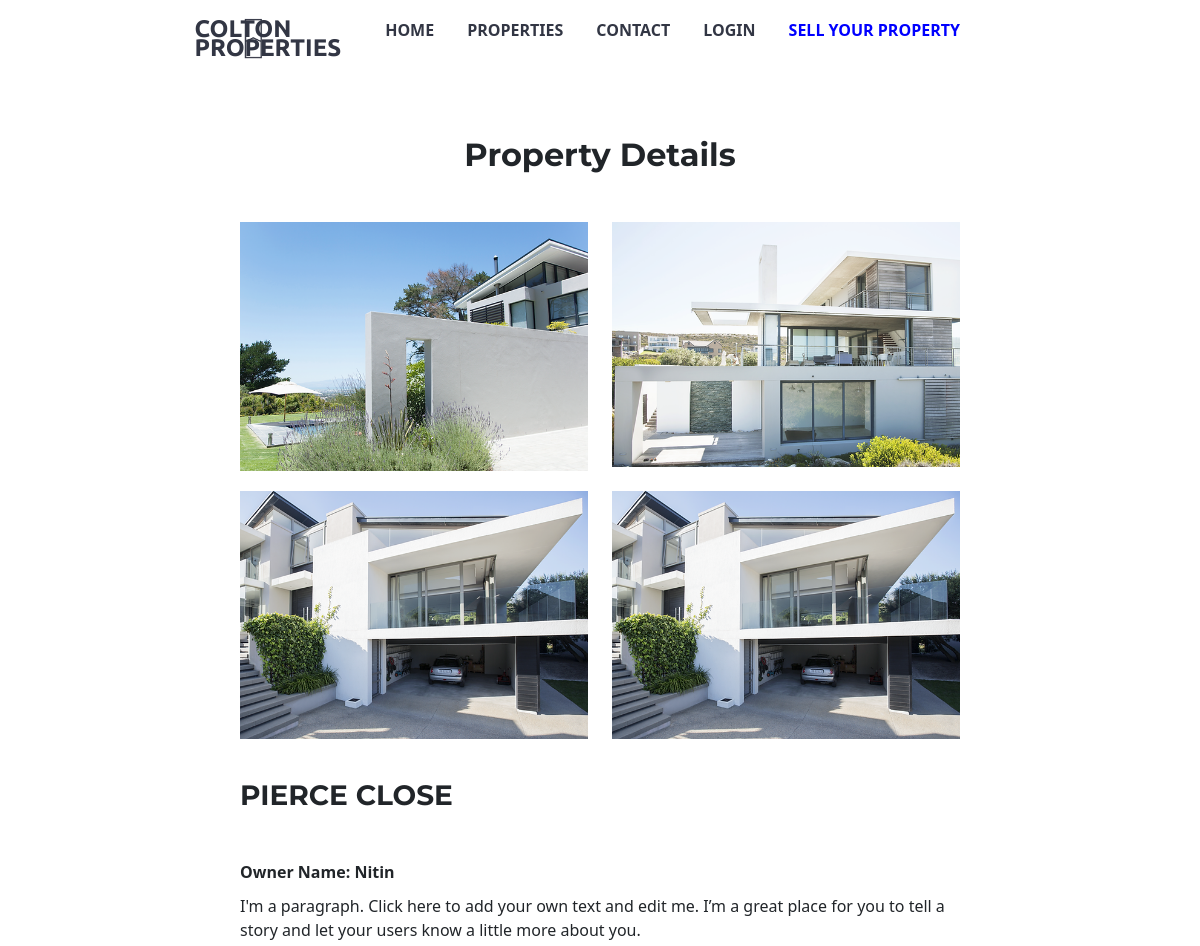
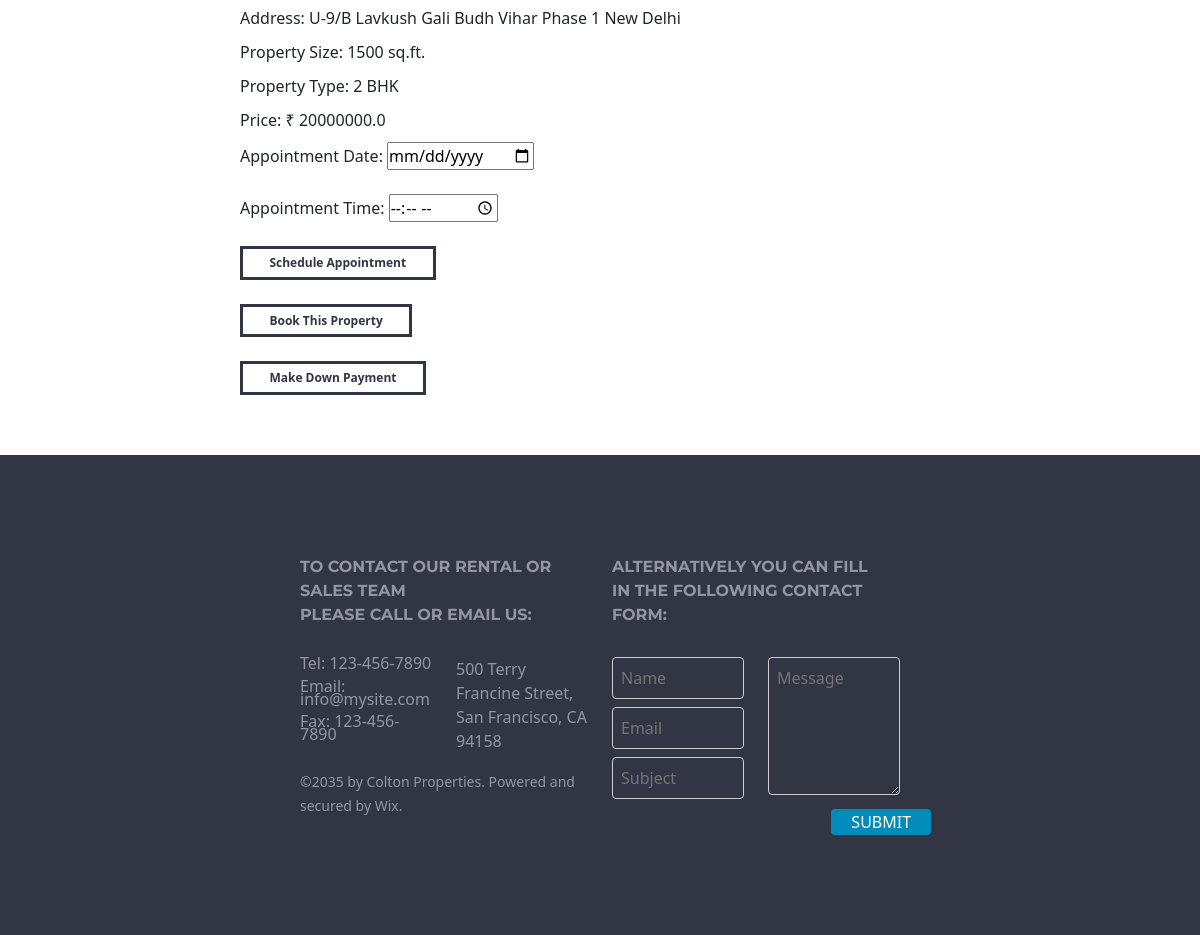
/property/5, run on the app's committed database (2 pictures, top to bottom).
### app.py (models this page shows)
class Property(db.Model):
    id = db.Column(db.Integer, primary_key=True)
    owner_name = db.Column(db.String(100), db.ForeignKey('owner.owner_name'), nullable=False)
    address = db.Column(db.String(200), nullable=False)
    property_name = db.Column(db.String(100), nullable=False)
    property_description = db.Column(db.Text, nullable=False)
    property_size = db.Column(db.String(20), nullable=False)
    property_type = db.Column(db.String(50), nullable=False)
    price = db.Column(db.Float, nullable=False)
    image1 = db.Column(db.String(200))
    image2 = db.Column(db.String(200))
    image3 = db.Column(db.String(200))
    image4 = db.Column(db.String(200))
    image5 = db.Column(db.String(200))
    image6 = db.Column(db.String(200))

### app.py (the view)
@app.route('/property/<int:id>')
def property_details(id):
    property = Property.query.get_or_404(id)
    return render_template('property_details.html', property=property, id=id, owner_name=property.owner_name)

### templates/property_details.html (shortened to what this page needs)
<!DOCTYPE html>
<html lang="en">
<head>
    <link
      rel="stylesheet"
      type="text/css"
      href="{{ url_for('static', filename='css/index_css.css') }}" />
    <link rel="stylesheet" type="text/css" href="{{ url_for('static', filename='css/index_css.css') }}" />
    <link href="https://cdn.jsdelivr.net/npm/bootstrap@5.3.0-alpha2/dist/css/bootstrap.min.css" rel="stylesheet">
    <link rel="stylesheet" href="https://use.fontawesome.com/releases/v5.15.4/css/all.css">
</head>
<body>
    <header>
        <nav class="navbar">
            <img src="{{url_for('static', filename='/images/logo.png')}}" alt="Logo" height="50rem" width="25rem" / >
            <a href="/" class="nav-brand">COLTON <br> PROPERTIES</a>
            <ul class="nav-items">
                <li><a href="/">HOME</a></li>
                <li><a href="#properties">PROPERTIES</a></li>
                <li><a href="#footer">CONTACT</a></li>
                {% if 'user_id' in session %}
                <li><a href="/logout">LOGOUT</a></li>
                {% else %}
                <li><a href="/client_login">LOGIN</a></li>
                {% endif %}
                <li><a href="/owner_login" class="sell-property"style="color: blue;">SELL YOUR PROPERTY</a></li>
            </ul>
          </nav>
    </header>
    <main>
      <section id="property-details" style="margin: 5% 20%;">
        <h2 class="text-center mb-5" style="font-weight: bolder; text-align: center;">Property Details</h2>
        <div class="row">
            <div class="col-md-6">
                <img src="/{{ property.image1 }}" alt="Property Image 1" height="254px" width="260px">
            </div>
            <div class="col-md-6">
                <img src="/{{ property.image2 }}" alt="Property Image 2" height="254px" width="260px">
            </div>
        </div>
        <div class="row">
            <div class="col-md-6">
                <img src="/{{ property.image3 }}" alt="Property Image 3" height="254px" width="260px">
            </div>
            <div class="col-md-6">
                <img src="/{{ property.image4 }}" alt="Property Image 4" height="254px" width="260px">
            </div>
        </div>
        <div class="row">
            <div class="col-md-12">
                <h3 class="mb-5" style="font-weight: bolder;">{{ property.property_name }}</h3>
                <p><b>Owner Name: {{ property.owner_name }}</b></p>
                <p>{{ property.property_description}}</p>
                <p>Address: {{ property.address }}</p>
                <p>Property Size: {{ property.property_size }}</p>
                <p>Property Type: {{ property.property_type }}</p>
                <p>Price: ₹ {{ property.price }}</p>
                <form method="POST" action="/schedule_appointment?id={{ property.id }}&owner_name={{ property.owner_name }}">
                    <label for="appointment_date">Appointment Date:</label>
                    <input type="date" id="appointment_date" name="appointment_date" required><br><br>
                    <label for="appointment_time">Appointment Time:</label>
                    <input type="time" id="appointment_time" name="appointment_time" required><br><br>
                    <input type="submit" value="Schedule Appointment" class="property-btn"><br><br>
                </form>
                <button class="property-btn" id="bookPropertyBtn"><a href="{{ url_for('book_property', pid=property.id) }}"id="property-btn">Book This Property</a></button><br><br>
                <button class="property-btn" id="payamountBtn"><a href="{{ url_for('down_payment', prop_id=property.id) }}"id="property-btn">Make Down Payment</a></button>
            </div>
        </div>
    </section>
    </main>
    <footer class="footer" id="footer">
        <div class="footer row">
          <div class="contact-info col-md-6">
            <h4 style="font-weight: bolder;">TO CONTACT OUR RENTAL OR SALES TEAM <br>PLEASE CALL OR EMAIL US:</h4>
            <div class="row">
              <div class="col-md-6">
                <p>Tel: 123-456-7890</p>
                <p>Email: info@mysite.com</p>
                <p>Fax: 123-456-7890</p>
              </div>
              <div class="col-md-6">
                <address>500 Terry Francine Street, San Francisco, CA 94158</address>
              </div>
            </div>
            <small>©2035 by Colton Properties. Powered and secured by Wix.</small>
          </div>
          <div class="contact-form col-md-6">
              <h4 style="font-weight: bolder;">ALTERNATIVELY YOU CAN FILL <br> IN THE FOLLOWING CONTACT FORM:</h4>
              <form action="/submit_form" method="post">
                  <div class="row">
                    <div class="col-md-6">
                      <input type="text" name="name" placeholder="Name"><br>
                      <input type="email" name="email" placeholder="Email"><br>
                      <input type="text" name="subject" placeholder="Subject"><br>
                    </div>
                    <div class="col-md-6" id="message">
                      <textarea name="message" placeholder="Message" rows="5"></textarea><br>
                      <button type='submit' style="margin-left: 48%;">SUBMIT</button>
                    </div>
                  </div>
               </form>
          </div>
      </div>
    </footer>
</body>
</html>

### static/css/index_css.css (style rules this page uses)
* { margin: 0; padding: 0; box-sizing: border-box; }
body { font-family: "Montserrat-black", sans-serif; text-align: center; }
h1, h2, h3, h4, h5, h6 { font-family: "Montserrat", sans-serif; }
.navbar { padding: 15px 0; display: flex; justify-content: space-between; font-weight: bold; }
.nav-brand { font-family: "Ubuntu", sans-serif; font-size: 1.5rem; line-height: 0.8; margin-left: -7%; color: #323644; text-decoration: none; }
.nav-items { list-style-type: none; display: flex; margin-right: 20%; align-items: flex-start; }
.nav-items li { margin-right: 33px; padding: 10px 0; }
.nav-items li:last-child { margin-right: 0; }
.nav-items a { color: #323644; text-decoration: none; }
.sell-property { margin-left: auto; }
.navbar img { margin-left: 20%; margin-right: 0; width: auto; padding: 0; }
#property-details { margin: 10% 20%; }
#property-details h2 { text-align: center; }
#property-details .row { margin-bottom: 20px; }
#property-details img { width: 100%; height: auto; }
#property-details h3 { margin-top: 20px; }
#property-details p { margin-bottom: 10px; }
.property-btn { background-color: transparent; color: #323644; border: solid #323644; padding: 0.4vw 2.2vw; font-size: 1vw; font-weight: 800; }
#property-btn { text-decoration: none; color: #323644; }
.footer { display: flex; justify-content: space-between; background-color: #323644; color: #9396a2; padding: 50px 150px; box-sizing: border-box; }
.contact-info p { margin-bottom: 10px; font-size: medium; line-height: 0.8; }
.contact-info h4, .contact-form h4 { margin-bottom: 30px; font-size: medium; line-height: 1.5; }
.contact-form input[type="text"], .contact-form input[type="email"], .contact-form textarea { width: 100%; padding: 8px; margin-bottom: 8px; border: 1px solid #ccc; border-radius: 4px; background-color: transparent; margin-right: 0%; }
.contact-form button { padding: 1px 20px; background-color: #008cba; color: white; border: none; border-radius: 4px; cursor: pointer; }

### data on the page
Property: property_name "PIERCE CLOSE", owner_name "Nitin", property_description "I'm a paragraph. Click here to add your own text and edit me. I’m a great place for you to tell a story and let your users know a little more about you.", address "U-9/B Lavkush Gali Budh Vihar Phase 1 New Delhi", property_size "1500 sq.ft.", property_type "2 BHK", price "20000000.0"
